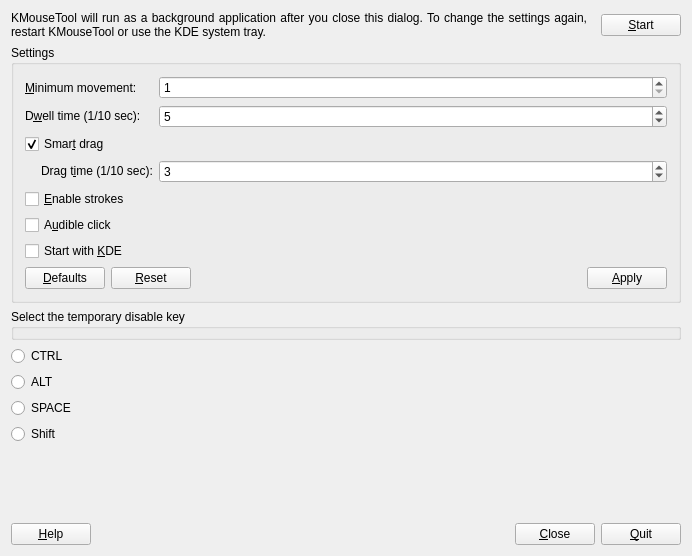
<?xml version="1.0" encoding="UTF-8"?>
<ui version="4.0">
 <class>KMouseToolUI</class>
 <widget class="QWidget" name="KMouseToolUI">
  <property name="geometry">
   <rect>
    <x>0</x>
    <y>0</y>
    <width>692</width>
    <height>556</height>
   </rect>
  </property>
  <property name="windowTitle">
   <string>KMouseTool</string>
  </property>
  <layout class="QGridLayout">
   <property name="margin">
    <number>11</number>
   </property>
   <property name="spacing">
    <number>6</number>
   </property>
   <item row="0" column="0">
    <layout class="QHBoxLayout">
     <property name="spacing">
      <number>6</number>
     </property>
     <property name="margin">
      <number>0</number>
     </property>
     <item>
      <widget class="QLabel" name="textLabel1">
       <property name="sizePolicy">
        <sizepolicy hsizetype="Expanding" vsizetype="Preferred">
         <horstretch>0</horstretch>
         <verstretch>0</verstretch>
        </sizepolicy>
       </property>
       <property name="text">
        <string>KMouseTool will run as a background application after you close this dialog. To change the settings again, restart KMouseTool or use the KDE system tray.</string>
       </property>
       <property name="scaledContents">
        <bool>false</bool>
       </property>
       <property name="alignment">
        <set>Qt::AlignJustify|Qt::AlignVCenter</set>
       </property>
       <property name="wordWrap">
        <bool>true</bool>
       </property>
      </widget>
     </item>
     <item>
      <spacer>
       <property name="orientation">
        <enum>Qt::Horizontal</enum>
       </property>
       <property name="sizeType">
        <enum>QSizePolicy::Fixed</enum>
       </property>
       <property name="sizeHint" stdset="0">
        <size>
         <width>8</width>
         <height>8</height>
        </size>
       </property>
      </spacer>
     </item>
     <item>
      <widget class="KPushButton" name="buttonStartStop">
       <property name="sizePolicy">
        <sizepolicy hsizetype="Fixed" vsizetype="Fixed">
         <horstretch>0</horstretch>
         <verstretch>0</verstretch>
        </sizepolicy>
       </property>
       <property name="text">
        <string>&amp;Start</string>
       </property>
      </widget>
     </item>
    </layout>
   </item>
   <item row="8" column="0">
    <layout class="QHBoxLayout">
     <property name="spacing">
      <number>6</number>
     </property>
     <property name="margin">
      <number>0</number>
     </property>
     <item>
      <widget class="KPushButton" name="buttonHelp">
       <property name="text">
        <string>&amp;Help</string>
       </property>
      </widget>
     </item>
     <item>
      <spacer>
       <property name="orientation">
        <enum>Qt::Horizontal</enum>
       </property>
       <property name="sizeType">
        <enum>QSizePolicy::Expanding</enum>
       </property>
       <property name="sizeHint" stdset="0">
        <size>
         <width>241</width>
         <height>20</height>
        </size>
       </property>
      </spacer>
     </item>
     <item>
      <widget class="KPushButton" name="buttonClose">
       <property name="text">
        <string>&amp;Close</string>
       </property>
      </widget>
     </item>
     <item>
      <widget class="KPushButton" name="buttonQuit">
       <property name="text">
        <string>&amp;Quit</string>
       </property>
      </widget>
     </item>
    </layout>
   </item>
   <item row="2" column="0">
    <widget class="KButtonGroup" name="kbuttongroup">
     <property name="title">
      <string>Select the temporary disable key</string>
     </property>
    </widget>
   </item>
   <item row="7" column="0">
    <spacer>
     <property name="orientation">
      <enum>Qt::Vertical</enum>
     </property>
     <property name="sizeType">
      <enum>QSizePolicy::Expanding</enum>
     </property>
     <property name="sizeHint" stdset="0">
      <size>
       <width>20</width>
       <height>30</height>
      </size>
     </property>
    </spacer>
   </item>
   <item row="3" column="0">
    <widget class="QRadioButton" name="radioButton">
     <property name="toolTip">
      <string>Pressing Ctrl key will temporary disbale KMousetool
</string>
     </property>
     <property name="whatsThis">
      <string>Pressing Ctrl key will temporary disbale KMousetool

</string>
     </property>
     <property name="text">
      <string>CTRL</string>
     </property>
    </widget>
   </item>
   <item row="4" column="0">
    <widget class="QRadioButton" name="radioButton_2">
     <property name="text">
      <string>ALT</string>
     </property>
    </widget>
   </item>
   <item row="5" column="0">
    <widget class="QRadioButton" name="radioButton_3">
     <property name="text">
      <string>SPACE</string>
     </property>
    </widget>
   </item>
   <item row="6" column="0">
    <widget class="QRadioButton" name="radioButton_4">
     <property name="text">
      <string>Shift</string>
     </property>
    </widget>
   </item>
   <item row="1" column="0">
    <widget class="QGroupBox" name="groupBox1">
     <property name="title">
      <string>Settings</string>
     </property>
     <layout class="QGridLayout">
      <property name="margin">
       <number>11</number>
      </property>
      <property name="spacing">
       <number>6</number>
      </property>
      <item row="3" column="0">
       <layout class="QGridLayout">
        <property name="margin">
         <number>0</number>
        </property>
        <property name="spacing">
         <number>6</number>
        </property>
        <item row="0" column="0">
         <spacer>
          <property name="orientation">
           <enum>Qt::Horizontal</enum>
          </property>
          <property name="sizeType">
           <enum>QSizePolicy::Fixed</enum>
          </property>
          <property name="sizeHint" stdset="0">
           <size>
            <width>16</width>
            <height>20</height>
           </size>
          </property>
         </spacer>
        </item>
        <item row="0" column="1">
         <widget class="QLabel" name="dragTimeLabel">
          <property name="sizePolicy">
           <sizepolicy hsizetype="Preferred" vsizetype="Fixed">
            <horstretch>0</horstretch>
            <verstretch>0</verstretch>
           </sizepolicy>
          </property>
          <property name="text">
           <string>Drag t&amp;ime (1/10 sec):</string>
          </property>
          <property name="buddy">
           <cstring>dragTimeEdit</cstring>
          </property>
         </widget>
        </item>
       </layout>
      </item>
      <item row="3" column="1">
       <widget class="KIntSpinBox" name="dragTimeEdit">
        <property name="sizePolicy">
         <sizepolicy hsizetype="Minimum" vsizetype="Fixed">
          <horstretch>1</horstretch>
          <verstretch>0</verstretch>
         </sizepolicy>
        </property>
        <property name="minimum">
         <number>1</number>
        </property>
        <property name="maximum">
         <number>40</number>
        </property>
        <property name="value">
         <number>3</number>
        </property>
       </widget>
      </item>
      <item row="1" column="1">
       <widget class="KIntSpinBox" name="dwellTimeEdit">
        <property name="sizePolicy">
         <sizepolicy hsizetype="Minimum" vsizetype="Fixed">
          <horstretch>1</horstretch>
          <verstretch>0</verstretch>
         </sizepolicy>
        </property>
        <property name="minimum">
         <number>1</number>
        </property>
        <property name="maximum">
         <number>40</number>
        </property>
        <property name="value">
         <number>5</number>
        </property>
       </widget>
      </item>
      <item row="0" column="0">
       <widget class="QLabel" name="movementLabel">
        <property name="text">
         <string>&amp;Minimum movement:</string>
        </property>
        <property name="buddy">
         <cstring>movementEdit</cstring>
        </property>
       </widget>
      </item>
      <item row="0" column="1">
       <widget class="KIntSpinBox" name="movementEdit">
        <property name="sizePolicy">
         <sizepolicy hsizetype="Minimum" vsizetype="Fixed">
          <horstretch>1</horstretch>
          <verstretch>0</verstretch>
         </sizepolicy>
        </property>
        <property name="minimum">
         <number>1</number>
        </property>
        <property name="maximum">
         <number>40</number>
        </property>
       </widget>
      </item>
      <item row="4" column="0" colspan="2">
       <widget class="QCheckBox" name="cbStroke">
        <property name="text">
         <string>&amp;Enable strokes</string>
        </property>
       </widget>
      </item>
      <item row="1" column="0">
       <widget class="QLabel" name="dwellTimeLabel">
        <property name="sizePolicy">
         <sizepolicy hsizetype="Preferred" vsizetype="Fixed">
          <horstretch>0</horstretch>
          <verstretch>0</verstretch>
         </sizepolicy>
        </property>
        <property name="text">
         <string>D&amp;well time (1/10 sec):</string>
        </property>
        <property name="buddy">
         <cstring>dwellTimeEdit</cstring>
        </property>
       </widget>
      </item>
      <item row="2" column="0" colspan="2">
       <widget class="QCheckBox" name="cbDrag">
        <property name="text">
         <string>Smar&amp;t drag</string>
        </property>
        <property name="checked">
         <bool>true</bool>
        </property>
       </widget>
      </item>
      <item row="7" column="0" colspan="2">
       <layout class="QHBoxLayout">
        <property name="spacing">
         <number>6</number>
        </property>
        <property name="margin">
         <number>0</number>
        </property>
        <item>
         <widget class="KPushButton" name="buttonDefault">
          <property name="text">
           <string>&amp;Defaults</string>
          </property>
         </widget>
        </item>
        <item>
         <widget class="KPushButton" name="buttonReset">
          <property name="text">
           <string>&amp;Reset</string>
          </property>
         </widget>
        </item>
        <item>
         <spacer>
          <property name="orientation">
           <enum>Qt::Horizontal</enum>
          </property>
          <property name="sizeType">
           <enum>QSizePolicy::Expanding</enum>
          </property>
          <property name="sizeHint" stdset="0">
           <size>
            <width>31</width>
            <height>20</height>
           </size>
          </property>
         </spacer>
        </item>
        <item>
         <widget class="KPushButton" name="buttonApply">
          <property name="text">
           <string>&amp;Apply</string>
          </property>
         </widget>
        </item>
       </layout>
      </item>
      <item row="6" column="0" colspan="2">
       <widget class="QCheckBox" name="cbStart">
        <property name="text">
         <string>Start with &amp;KDE</string>
        </property>
       </widget>
      </item>
      <item row="5" column="0" colspan="2">
       <widget class="QCheckBox" name="cbClick">
        <property name="text">
         <string>A&amp;udible click</string>
        </property>
       </widget>
      </item>
     </layout>
    </widget>
   </item>
  </layout>
 </widget>
 <customwidgets>
  <customwidget>
   <class>KButtonGroup</class>
   <extends>QGroupBox</extends>
   <header>kbuttongroup.h</header>
   <container>1</container>
  </customwidget>
  <customwidget>
   <class>KPushButton</class>
   <extends>QPushButton</extends>
   <header>kpushbutton.h</header>
  </customwidget>
  <customwidget>
   <class>KIntSpinBox</class>
   <extends>QSpinBox</extends>
   <header>knuminput.h</header>
  </customwidget>
 </customwidgets>
 <includes>
  <include location="global">knuminput.h</include>
  <include location="global">kpushbutton.h</include>
 </includes>
 <resources/>
 <connections>
  <connection>
   <sender>cbDrag</sender>
   <signal>toggled(bool)</signal>
   <receiver>dragTimeLabel</receiver>
   <slot>setEnabled(bool)</slot>
   <hints>
    <hint type="sourcelabel">
     <x>50</x>
     <y>166</y>
    </hint>
    <hint type="destinationlabel">
     <x>73</x>
     <y>194</y>
    </hint>
   </hints>
  </connection>
  <connection>
   <sender>cbDrag</sender>
   <signal>toggled(bool)</signal>
   <receiver>dragTimeEdit</receiver>
   <slot>setEnabled(bool)</slot>
   <hints>
    <hint type="sourcelabel">
     <x>50</x>
     <y>166</y>
    </hint>
    <hint type="destinationlabel">
     <x>218</x>
     <y>194</y>
    </hint>
   </hints>
  </connection>
  <connection>
   <sender>radioButton</sender>
   <signal>clicked()</signal>
   <receiver>KMouseToolUI</receiver>
   <slot>update()</slot>
   <hints>
    <hint type="sourcelabel">
     <x>123</x>
     <y>387</y>
    </hint>
    <hint type="destinationlabel">
     <x>152</x>
     <y>509</y>
    </hint>
   </hints>
  </connection>
  <connection>
   <sender>radioButton_2</sender>
   <signal>clicked()</signal>
   <receiver>KMouseToolUI</receiver>
   <slot>update()</slot>
   <hints>
    <hint type="sourcelabel">
     <x>196</x>
     <y>418</y>
    </hint>
    <hint type="destinationlabel">
     <x>257</x>
     <y>452</y>
    </hint>
   </hints>
  </connection>
  <connection>
   <sender>radioButton_3</sender>
   <signal>clicked()</signal>
   <receiver>KMouseToolUI</receiver>
   <slot>update()</slot>
   <hints>
    <hint type="sourcelabel">
     <x>558</x>
     <y>443</y>
    </hint>
    <hint type="destinationlabel">
     <x>562</x>
     <y>455</y>
    </hint>
   </hints>
  </connection>
  <connection>
   <sender>radioButton_4</sender>
   <signal>clicked()</signal>
   <receiver>KMouseToolUI</receiver>
   <slot>update()</slot>
   <hints>
    <hint type="sourcelabel">
     <x>48</x>
     <y>475</y>
    </hint>
    <hint type="destinationlabel">
     <x>53</x>
     <y>484</y>
    </hint>
   </hints>
  </connection>
 </connections>
</ui>
